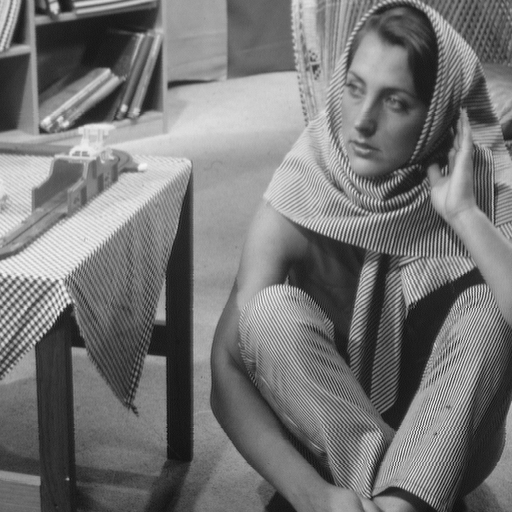
#> input picture data/barbara.png, 512 x 512 px, found by its file name
$ jupyter execute lez_15_IRLS_MOD_l1Denoising.ipynb
#> lines starting #> are read from the running program, lines starting #| are printed output that depends on the picture
[cell 1]
from skimage.io import imread
import numpy as np
from scipy.io import loadmat
from matplotlib import pyplot as plt

[cell 2]
rootfolder = '..'

IRLS Algorithm
--------------
Define the problem parameters

[cell 3]
A = np.array([[1, 3], [3, 1]]) # low dimensions to plot it, you can test larger sizes
b = np.array([-1, 2])

lmbda = 0.5

The function to be minimized is $\frac{1}{2}\|Ax-b\|_2^2 + \lambda \|x\|_1$

[cell 4]
f = lambda x: 0.5 * np.sum((A @ x - b) ** 2) + lmbda * np.sum(np.abs(x))

# derivative of f from matrix calculus
df = lambda x: A.T @ (A @ x) - A.T @ b

Plot the function

[cell 5]
# this function has been prepared only for the visualization sake, no need to go through this but it renders some nice
# graphics :)
F = lambda r1, r2: (r1 * A[0, 0] + r2 * A[0, 1] - b[0]) ** 2 + (r1 * A[1, 0] + r2 * A[1,1] - b[1]) ** 2 + lmbda * (np.abs(r1) + np.abs(r2))
xx, yy = np.meshgrid(np.arange(-10, 10, 1), np.arange(-10, 10, 1))

fig = plt.figure()
ax = plt.axes(projection='3d')
ax.plot_surface(xx, yy, F(xx, yy), edgecolor=[0, 0, 1], alpha=0.5, facecolor=[0, 1, 1])
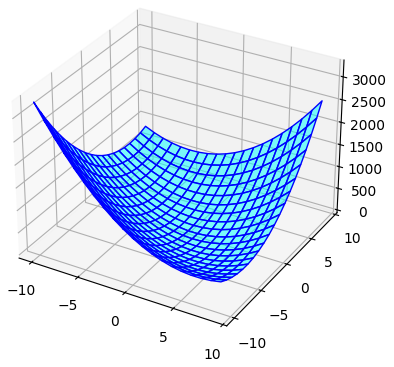
#> figure drawn by matplotlib, 1 panel

Set the parameters

[cell 6]
MAX_ITER = 1e3
TOL_DIST_X = 1e-10

Initialization: test different inizializations, the function is convex, you always converge to the same solution

[cell 7]
x0 = np.array([5, -10])

# initialization
all_x = [x0]
distanceX = 1e10  # stopping criteria
cnt = 0
delta = 1e-6

Main loop

[cell 8]
while cnt < MAX_ITER and distanceX > TOL_DIST_X:
    # compute the weight matrix
    W = np.linalg.inv(np.diag(np.abs(all_x[-1] + TOL_DIST_X))) # 2x2

    # solve the weighted regularized LS system
    # np.linalg.solve(a,b) == b \ a
    x_current = np.linalg.solve((A.T @ A) + (lmbda*W), (A.T @ b)) # (2x2 + 2x2) \ (2x1)

    distanceX = np.linalg.norm(x_current - all_x[-1])

    # store the estimate
    # update all_x
    all_x.append(x_current)

    cnt = cnt + 1

Plot all the estimates

[cell 9]
# plot the new estimate
xxplot = [x[0] for x in all_x]
yyplot = [x[1] for x in all_x]
zzplot = F(np.array(xxplot), np.array(yyplot))

fig = plt.figure(figsize=(10,10))
ax = plt.axes(projection='3d')
ax.plot_surface(xx, yy, F(xx, yy), edgecolor=[0, 0, 1], alpha=0.5, facecolor=[0, 1, 1])
ax.plot3D(xxplot, yyplot, zzplot, 'r-o')
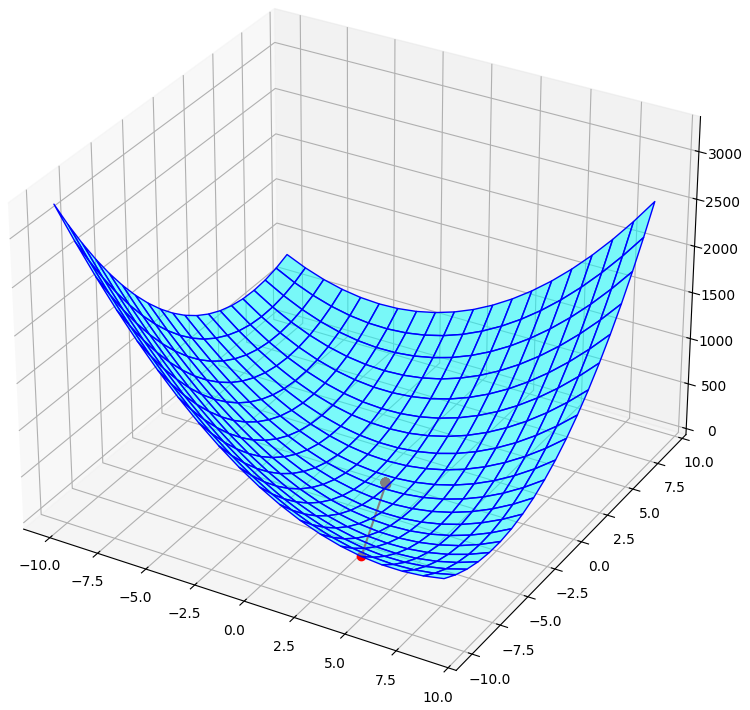
#> figure drawn by matplotlib, 1 panel

[cell 10]
print(f'nr of iteration of IRLS (before stopping criteria met): {cnt}\n')
print(f'Solution of IRLS: [{x_current[0]:.4f}, {x_current[1]:.4f}]\n')
print(f'Value of the functional: {f(x_current):.4f}\n')

MOD dictionary learning
-----------------------
Useful function for plot the 2D DCT dictionary

[cell 11]
def get_dictionary_img(D):
    M, N = D.shape
    p = int(round(np.sqrt(M)))
    nnn = int(np.ceil(np.sqrt(N)))
    bound = 2
    img = np.ones((nnn*p+bound*(nnn-1), nnn*p+bound*(nnn-1)))
    for i in range(N):
        m = np.mod(i, nnn)
        n = int((i-m)/nnn)
        m = m * p + bound * m
        n = n * p + bound * n
        atom = D[:, i].reshape((p, p))
        if atom.min() < atom.max():
            atom = (atom - atom.min()) / (atom.max() - atom.min())
        img[m: m + p, n: n + p] = atom

    return img

Define a function to perform the sparse coding using your favorite algorithm (IRLS, FISTA or ISTA)

[cell 12]
def IRLS(s, D, lmbda, x0=None):
    if x0 is None:
        x0 = np.zeros(D.shape[1])
    delta = 1e-6
    max_iter = 20
    distanceX = 1e10
    toll_x = 1e-3

    x = x0

    cnt = 0
    while cnt < max_iter or distanceX > toll_x:
        W = np.diag(1 / (np.abs(x) + delta))
        # solve the weighted regularized LS system
        x_new = np.linalg.solve((2 * lmbda * W + D.T @ D), D.T @ s)
        distanceX = np.linalg.norm(x - x_new, ord=2)
        x = x_new
        cnt = cnt + 1
    return x_new

Load the image and rescale it in [0,1]

[cell 13]
img = imread(f'{rootfolder}/barbara.png') / 255
#> img: shape (512, 512) float64; min 0.0471, max 0.965, mean 0.46
imsz = img.shape
#> imsz = (512, 512)

Set the parameters

[cell 14]
# patch size
p = 8

# number of elements in the patchfrom skimage.io import imread
M = p ** 2

# number of columns in the dictionary
N = 96

# extract the random patches from the noisy image
npatch = 1000

# only few MOD iterations are needed for a good dictionary
max_iter = 10

lmbda = 0.1

Extract $npatch$ random patches from the image

[cell 15]
S = np.zeros((M, npatch))
for i in range(npatch):
    start_y = np.random.randint(0, img.shape[0] - p)
    start_x = np.random.randint(0, img.shape[1] - p)
    patch = img[start_y:start_y+p, start_x:start_x+p]
    S[:, i] = patch.flatten()
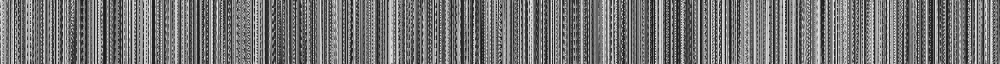
#> S: shape (64, 1000) float64; min 0.0471, max 0.953, mean 0.459

Initialize the dictionary randomly and the normalize the columns

[cell 16]
D = np.random.rand(M, N)
norm = np.linalg.norm(D)
D = D/norm

[cell 17]
D_img = get_dictionary_img(D)
plt.figure(figsize=(10,10))
plt.imshow(D_img, cmap='gray')
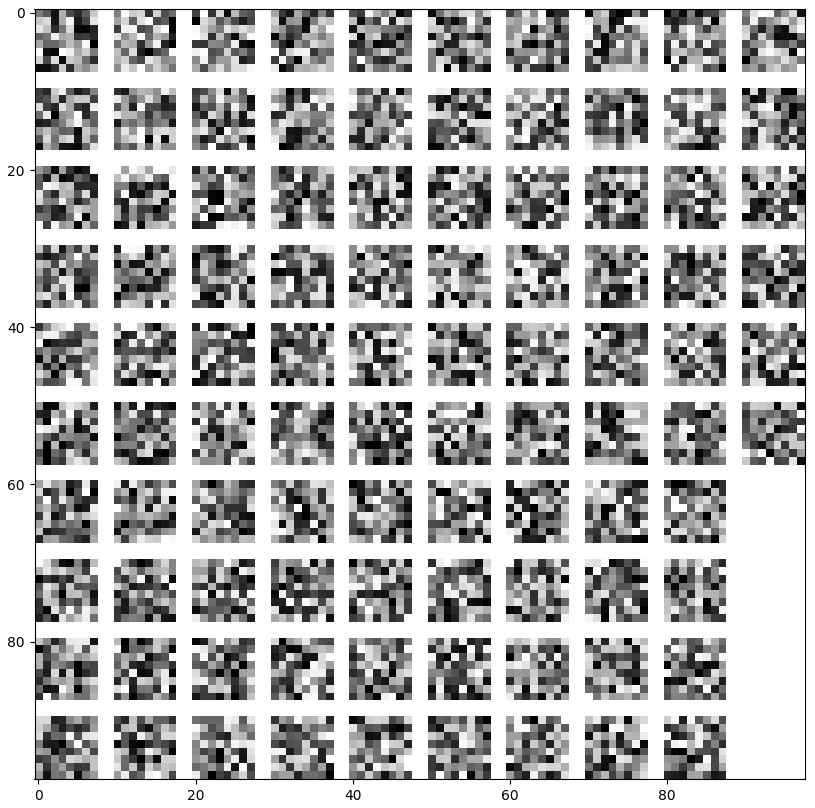
#> figure drawn by matplotlib, 1 panel

Initialize a matrix for the coefficients of all the patches

[cell 18]
S.shape
#> Out = (64, 1000)
